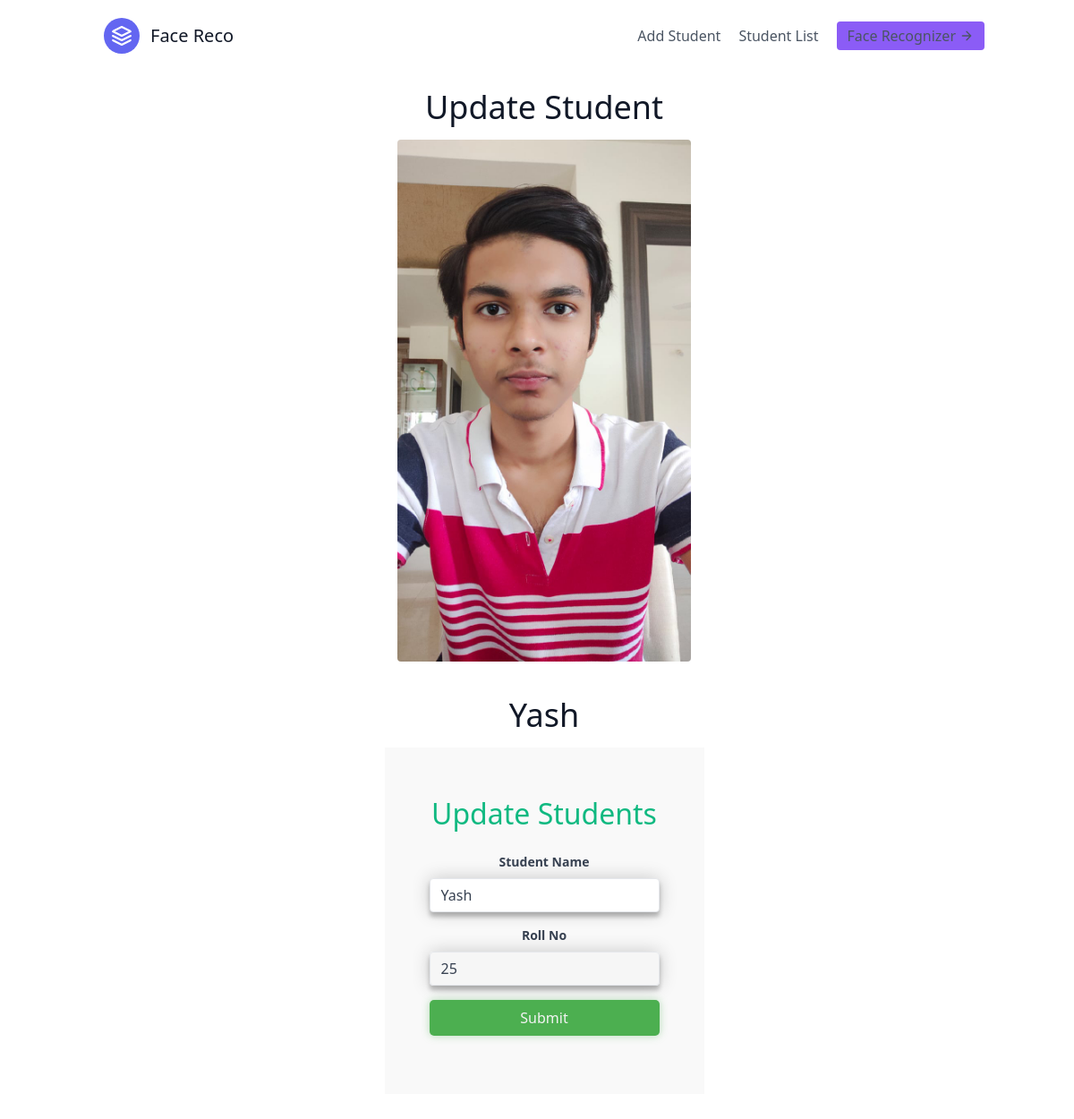
The app's page /student/update/20/, older data.
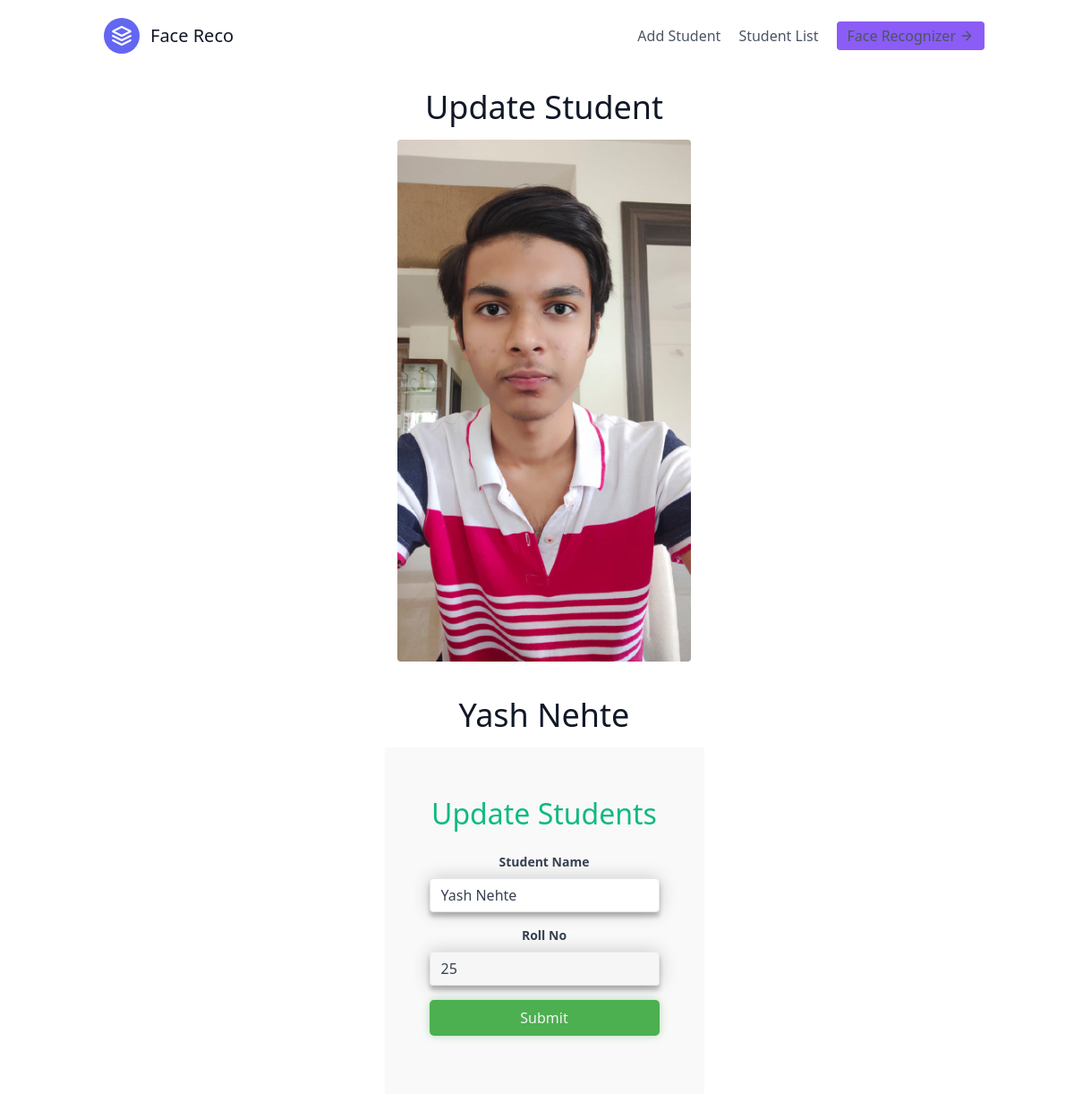
The same page, newer data.
### student/models.py (models this page shows, shortened)
class Student(models.Model):
    name = models.CharField(max_length=50)
    rollNo = models.CharField(max_length=10, unique=True)
    photo = models.ImageField(upload_to=path_and_rename, blank=True)
    added_at = models.DateTimeField(auto_now_add=True, null=True, blank=True)
    updated_at = models.DateTimeField(auto_now=True, null=True, blank=True)
    class Meta:
        ordering = ["-added_at"]

### student/views.py (the view, shortened to what this page needs)
# urls.py: path("update/<int:id>/", views.updateView, name="updateView"),
@csrf_exempt
def updateView(request, id):
    curr_student = Student.objects.get(id=id)
    return render(
        request, template_name="student/update.html", context={"student": curr_student}
    )

### student/templates/student/update.html (shortened to what this page needs)
{% extends 'feed/index.html' %} {% block content %}
<section class="text-gray-600 body-font">
	<div
		class="
			container
			mx-auto
			flex flex-col
			px-5
			py-5
			justify-center
			items-center
			text-green-500
		"
	>
		<h1
			class="
				title-font
				sm:text-4xl
				text-3xl
				mb-4
				font-medium
				text-gray-900
			"
		>
			Update Student
		</h1>
		<img
			class="
				lg:w-2/6
				md:w-3/6
				w-5/6
				mb-10
				object-cover object-center
				rounded
			"
			alt="hero"
			src="{{student.photo.url}}"
		/>
		<div
			class="w-full md:w-2/3 flex flex-col mb-16 items-center text-center"
		>
			<h1
				class="
					title-font
					sm:text-4xl
					text-3xl
					mb-4
					font-medium
					text-gray-900
				"
			>
				{{student.name}}
			</h1>
			<div class="form-side">
				<p class="form-title">Update Students</p>
				<form
					action="{% url  'student:updateView' student.id %}"
					method="post"
				>
					<div class="mb-4">
						<label
							class="block text-gray-700 text-sm font-bold mb-2"
							for="username"
						>
							Student Name
						</label>
						<input
							name="name"
							required
							value="{{student.name}}"
							class="
								shadow
								appearance-none
								border
								rounded
								w-full
								py-2
								px-3
								text-gray-700
								leading-tight
								focus:outline-none
								focus:shadow-outline
							"
							id="username"
							type="text"
							placeholder="Student Name"
						/>
					</div>
					<div class="mb-4">
						<label
							class="block text-gray-700 text-sm font-bold mb-2"
							for="username"
						>
							Roll No
						</label>
						<input
							name="roll"
							value="{{student.rollNo}}"
							disabled
							class="
								shadow
								appearance-none
								border
								rounded
								w-full
								py-2
								px-3
								text-gray-700
								leading-tight
								focus:outline-none
								focus:shadow-outline
							"
							id="username"
							type="text"
							placeholder="Roll No"
						/>
					</div>
					<div class="form-group btn-group">
						<button
							type="submit"
							class="btn btn-success btn-primary-shadow"
						>
							Submit
						</button>
					</div>
				</form>
			</div>
		</div>
	</div>
</section>
{% endblock content %}

Row changes from the older to the newer data that the page shows:
changed Student: name "Yash" → "Yash Nehte"
